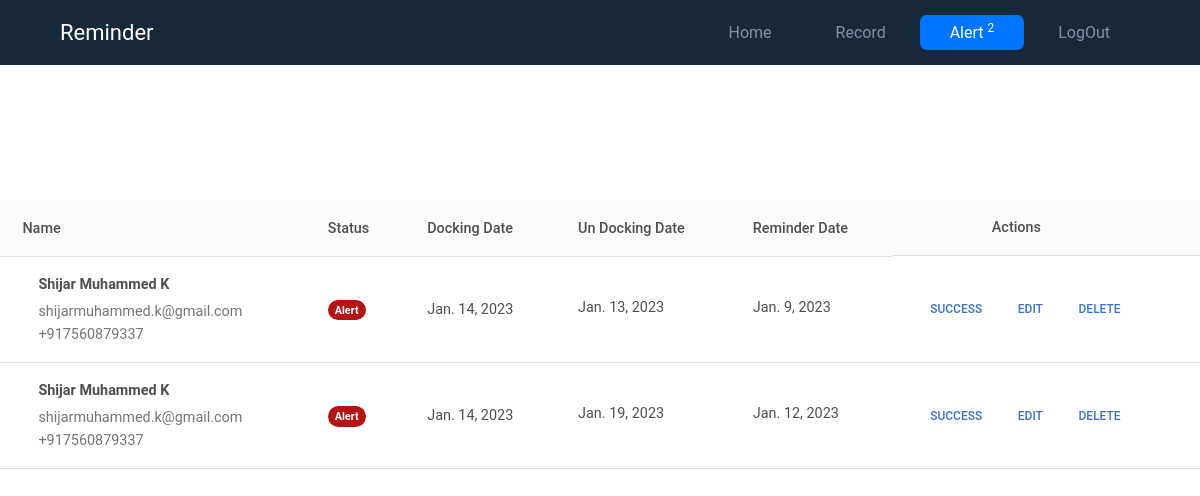
Page /alert on the earlier database version.
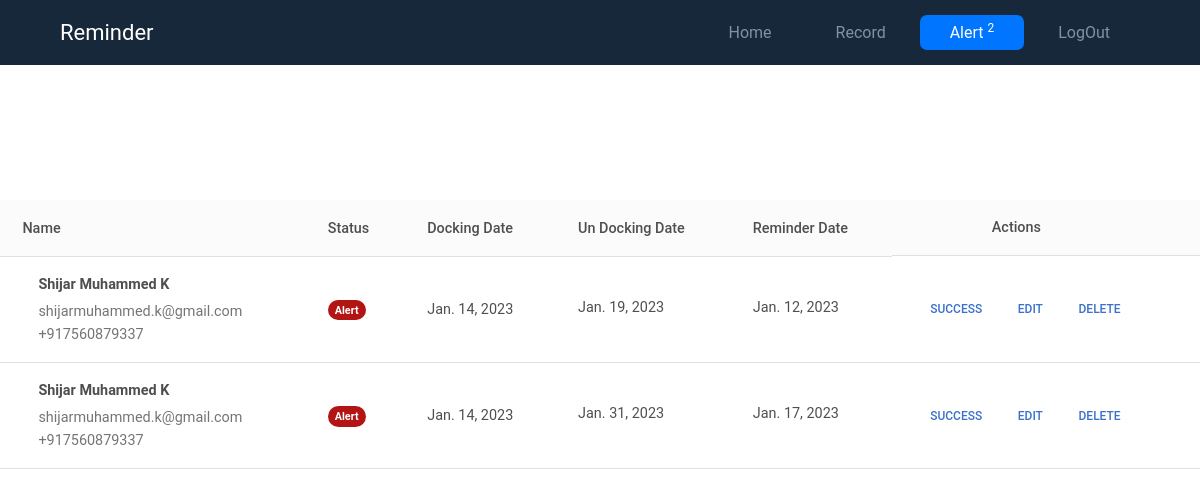
Same page on the later database version.
### alertSystem/models.py (models this page shows, shortened)
class ship_details(models.Model):
    name = models.CharField(max_length=25)
    address = models.CharField(max_length=100)
    email = models.EmailField(max_length=25)
    phone = models.CharField(max_length=15)
    docking_date = models.DateField()
    undocking_date = models.DateField()
    reminder_type = models.CharField(max_length=10)
    reminder_date = models.DateField()
    reminder_days = models.IntegerField()
    status = models.CharField(max_length=25, null=True, blank=True)

### alertSystem/views.py (the view)
# urls.py: path('alert', views.alert, name='alert')
def alert(request):
    count = get_alert_items()
    data = ship_details.objects.filter(reminder_date__lte=datetime.now().date())
    alert_items = []
    for i in data:
        if i.status != 'success':
            alert_items.append(i)
    return render(request, 'Operations/alertRecord.html', {'data': alert_items, 'count': count})

### alertSystem/views.py (called while the page is built)
def get_alert_items():
    data = ship_details.objects.filter(reminder_date__lte=datetime.now().date())
    count = 0
    for i in data:
        if i.status != 'success':
            count += 1
    return count

### template/Operations/alertRecord.html (shortened to what this page needs)
<!DOCTYPE html>
{% load static %}
<html lang="en">
<head>
    <link rel="stylesheet" href="https://cdnjs.cloudflare.com/ajax/libs/mdb-ui-kit/6.1.0/mdb.min.css"
 />
    <link rel="stylesheet" href="{% static 'css/navbar.css' %}">
    <link rel="stylesheet" href="{% static 'css/records.css' %}">
</head>
<body>
    <div>
    {% include "Operations/navbar.html" %}
    </div>
        <div class="table-container">
        <table class="table align-middle mb-0 bg-white">
            <thead class="bg-light">
              <tr>
                <th>Name</th>
                <th>Status</th>
                <th>Docking Date</th>
                <th>Un Docking Date</th>
                <th>Reminder Date</th>
                <th class="action">Actions</th>
              </tr>
            </thead>
            <tbody>
                {% for data in data %}
              <tr>
                <td>
                  <div class="d-flex align-items-center">
                    <div class="ms-3">
                      <p class="fw-bold mb-1">{{data.name}}</p>
                      <p class="text-muted mb-0">{{data.email}}</p>
                      <p class="text-muted mb-0">{{data.phone}}</p>
                    </div>
                  </div>
                </td>
                <td>
                  <span class = 'badge-warning badge rounded-pill d-inline'>Alert</span>
                </td>
                <td>{{data.docking_date}}</td>
                <td>
                    <p class="fw-normal mb-1">{{data.undocking_date}}</p>
                </td>
                <td>
                    <p class="fw-normal mb-1">{{data.reminder_date}}</p>
                </td>
                <td>
                  <button type="button" onclick="success({{data.id}})" id="editBtn" class="btn btn-link btn-sm btn-rounded" {% if data.status == 'success' %}disabled{% endif %}>
                    Success
                  </button>
                  <button type="button" onclick="editRecord({{data.id}})" class="btn btn-link btn-sm btn-rounded">
                    Edit
                  </button>
                  <button type="button" onclick="deleteRecord({{data.id}})" class="btn btn-link btn-sm btn-rounded">
                    Delete
                  </button>
                </td>
              </tr>
              {% endfor %}
            </tbody>
          </table>
    </div>
</body>
</html>

Differences in the rows shown:
no longer on this page (row edited): ship_details: name "Shijar Muhammed K", email "shijarmuhammed.k@gmail.com", phone "+917560879337", docking_date "Jan. 14, 2023", undocking_date "Jan. 13, 2023", reminder_date "Jan. 9, 2023"
now on this page (row edited): ship_details: name "Shijar Muhammed K", email "shijarmuhammed.k@gmail.com", phone "+917560879337", docking_date "Jan. 14, 2023", undocking_date "Jan. 31, 2023", reminder_date "Jan. 17, 2023"
